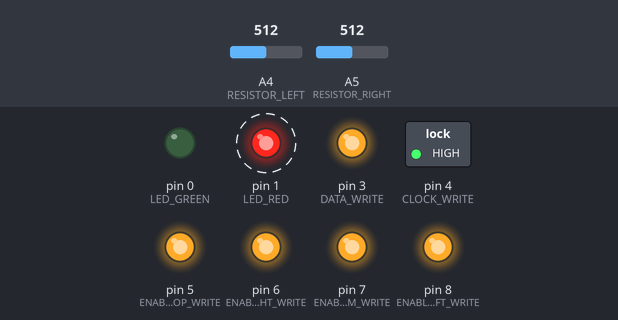
A sketch run on a simulated Arduino Uno, built with avr-gcc and run on an emulated ATmega328P. On the bench: switched loads named in the sketch (green lamp = pin HIGH), output pins drawn as LEDs (lit = HIGH). Dashed ring = blinking. The inputs (shaded band) are chosen by the test bench; at power-on: A4 (RESISTOR_LEFT) = 512, A5 (RESISTOR_RIGHT) = 512.

Above: at 1.8 s.
1.9 s: A4 (RESISTOR_LEFT) set to 716
At 5.8 s:
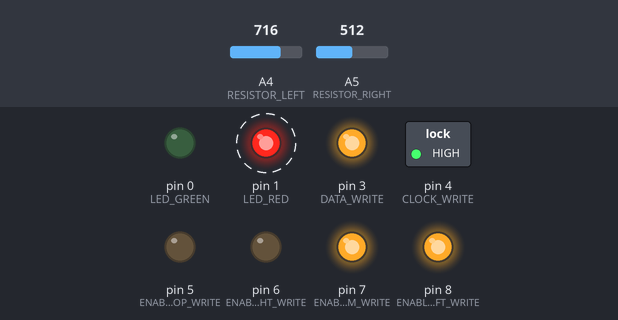
7.5 s: A5 (RESISTOR_RIGHT) set to 716
At 11.6 s:
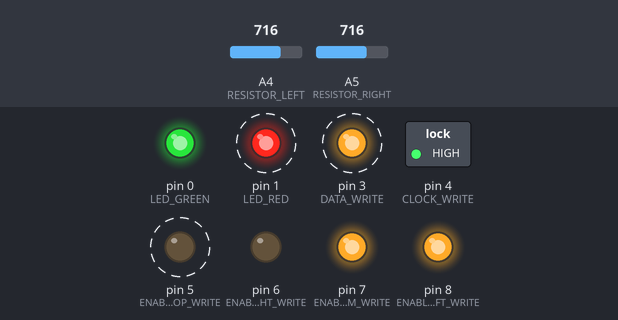
13.5 s: A4 (RESISTOR_LEFT) set to 900
At 17.4 s:
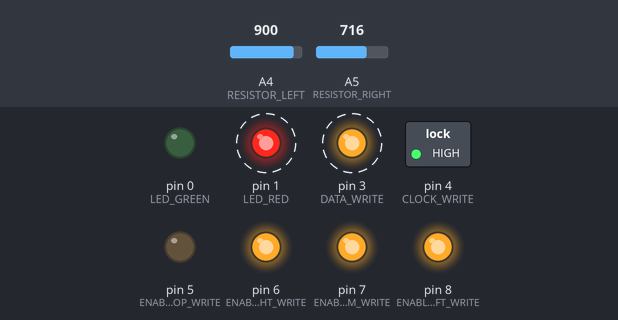
19.5 s: A5 (RESISTOR_RIGHT) set to 900
At 23.8 s:
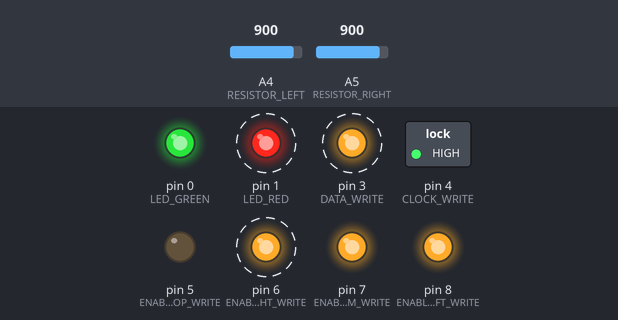
25.5 s: A4 (RESISTOR_LEFT) set to 1023
At 29.8 s:
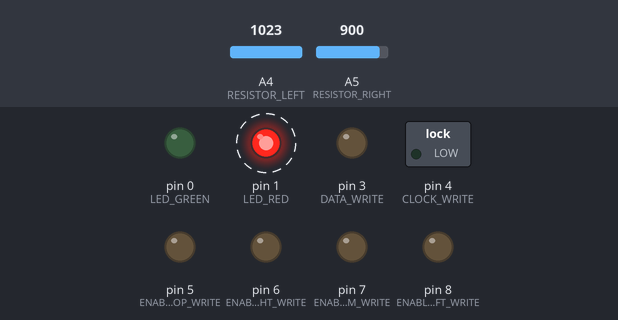
31.5 s: A5 (RESISTOR_RIGHT) set to 1023
At 34.8 s:
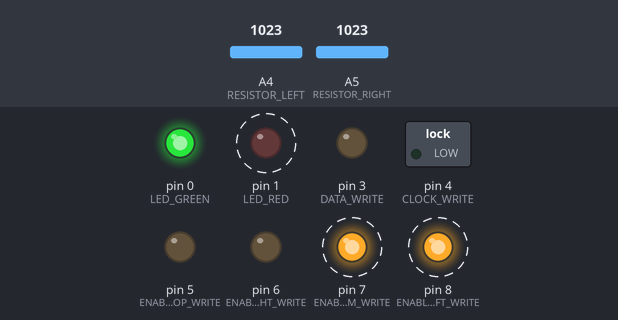
Timing chart, 0 to 38.5 s (numbered marks = the images above; inputs shaded):
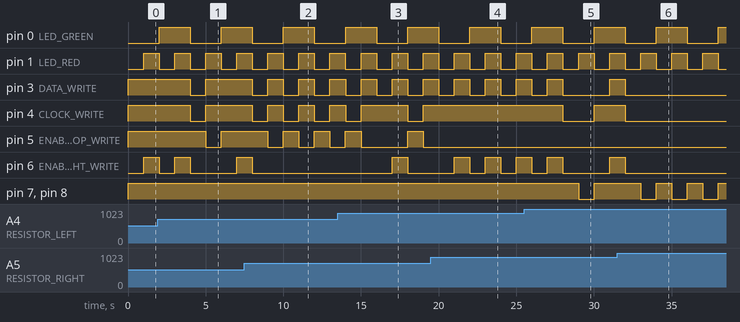

Measured:
- after the input at 1.9 s, pin 3 (DATA_WRITE), pin 4 (CLOCK_WRITE): HIGH → LOW after 2.1 s, → HIGH 1.0 s later; pin 5 (ENABLE_TOP_WRITE): HIGH → LOW after 3.1 s, → HIGH 1.0 s later
- after the input at 7.5 s, pin 3 (DATA_WRITE), pin 4 (CLOCK_WRITE): alternates HIGH for 1.0 s and LOW for 1.0 s, starting after 2.5 s; pin 6 (ENABLE_RIGHT_WRITE): goes on until 8.0 s, then stays LOW
- after the input at 13.5 s, pin 4 (CLOCK_WRITE): HIGH → LOW after 4.5 s, → HIGH 1.0 s later; pin 5 (ENABLE_TOP_WRITE): LOW → HIGH after 4.5 s, → LOW 1.0 s later; pin 6 (ENABLE_RIGHT_WRITE): LOW → HIGH after 3.5 s, → LOW 1.0 s later
- after the input at 19.5 s, pin 4 (CLOCK_WRITE): stays HIGH (without the input it goes to LOW after 2.5 s); pin 5 (ENABLE_TOP_WRITE): stays LOW (without the input it goes to HIGH after 2.5 s)
- after the input at 25.5 s, pin 4 (CLOCK_WRITE): HIGH → LOW after 2.5 s, → HIGH 2.0 s later; pin 7 (ENABLE_BOTTOM_WRITE), pin 8 (ENABLE_LEFT_WRITE): HIGH → LOW after 3.5 s, → HIGH 1.0 s later
- after the input at 31.5 s, pin 3 (DATA_WRITE), pin 4 (CLOCK_WRITE), pin 6 (ENABLE_RIGHT_WRITE): goes on until 32.0 s, then stays LOW; pin 7 (ENABLE_BOTTOM_WRITE), pin 8 (ENABLE_LEFT_WRITE): alternates HIGH for 1.0 s and LOW for 1.0 s, starting after 3.5 s
- by itself, pin 0 (LED_GREEN): alternates HIGH for 2.0 s and LOW for 2.0 s
- by itself, pin 1 (LED_RED): alternates HIGH for 1.0 s and LOW for 1.0 s

The sketch:

Build18_Hardware_Tester_Resistors.ino.ino
```cpp
#define LED_GREEN 0
#define LED_RED 1
#define CLOCK_READ 2
#define CLOCK_WRITE 4
#define DATA_READ 10
#define DATA_WRITE 3
#define ENABLE_TOP_WRITE 5
#define ENABLE_TOP_READ 11
#define ENABLE_RIGHT_WRITE 6
#define ENABLE_RIGHT_READ 13
#define ENABLE_BOTTOM_WRITE 7
#define ENABLE_BOTTOM_READ 12
#define ENABLE_LEFT_WRITE 8
#define ENABLE_LEFT_READ 9
#define RESISTOR_LEFT A4
#define RESISTOR_RIGHT A5

void clearOutputs(){
  //set all outputs to off
  digitalWrite(LED_GREEN, LOW);
  digitalWrite(LED_RED, LOW);
  digitalWrite(CLOCK_WRITE, HIGH);
  digitalWrite(DATA_WRITE, HIGH);
  digitalWrite(ENABLE_TOP_WRITE, HIGH);
  digitalWrite(ENABLE_RIGHT_WRITE, HIGH);
  digitalWrite(ENABLE_BOTTOM_WRITE, HIGH);
  digitalWrite(ENABLE_LEFT_WRITE, HIGH);
}

void setup() {
  // put your setup code here, to run once:

  //configure outputs
  pinMode(LED_GREEN, OUTPUT);
  pinMode(LED_RED, OUTPUT);
  pinMode(CLOCK_WRITE, OUTPUT);
  pinMode(DATA_WRITE, OUTPUT);
  pinMode(ENABLE_TOP_WRITE, OUTPUT);
  pinMode(ENABLE_RIGHT_WRITE, OUTPUT);
  pinMode(ENABLE_BOTTOM_WRITE, OUTPUT);
  pinMode(ENABLE_LEFT_WRITE, OUTPUT);

  //configure inputs
  pinMode(CLOCK_READ, INPUT);
  pinMode(DATA_READ, INPUT);
  pinMode(ENABLE_TOP_READ, INPUT);
  pinMode(ENABLE_RIGHT_READ, INPUT);
  pinMode(ENABLE_BOTTOM_READ, INPUT);
  pinMode(ENABLE_LEFT_READ, INPUT);

  clearOutputs();
}

int cycle = 0;
unsigned int resistance = 0;

void loop() {

  clearOutputs();
  switch(cycle){
    case 0:
      resistance = analogRead(RESISTOR_LEFT);
      digitalWrite(LED_GREEN, LOW);
      digitalWrite(LED_RED, LOW);
      digitalWrite(CLOCK_WRITE, !(1&(resistance>>6)));
      digitalWrite(DATA_WRITE, !(1&(resistance>>7)));
      digitalWrite(ENABLE_TOP_WRITE, !(1&(resistance>>8)));
      digitalWrite(ENABLE_RIGHT_WRITE, !(1&(resistance>>9)));
      break;
    case 1:
      resistance = analogRead(RESISTOR_LEFT);
      digitalWrite(LED_GREEN, LOW);
      digitalWrite(LED_RED, HIGH);
      digitalWrite(CLOCK_WRITE, !(1&(resistance>>0)));
      digitalWrite(DATA_WRITE, !(1&(resistance>>1)));
      digitalWrite(ENABLE_TOP_WRITE, !(1&(resistance>>2)));
      digitalWrite(ENABLE_RIGHT_WRITE, !(1&(resistance>>3)));
      digitalWrite(ENABLE_BOTTOM_WRITE, !(1&(resistance>>4)));
      digitalWrite(ENABLE_LEFT_WRITE, !(1&(resistance>>5)));
      break;
    case 2:
      resistance = analogRead(RESISTOR_RIGHT);
      digitalWrite(LED_GREEN, HIGH);
      digitalWrite(LED_RED, LOW);
      digitalWrite(CLOCK_WRITE, !(1&(resistance>>6)));
      digitalWrite(DATA_WRITE, !(1&(resistance>>7)));
      digitalWrite(ENABLE_TOP_WRITE, !(1&(resistance>>8)));
      digitalWrite(ENABLE_RIGHT_WRITE, !(1&(resistance>>9)));
      break;
      break;
    case 3:
      resistance = analogRead(RESISTOR_RIGHT);
      digitalWrite(LED_GREEN, HIGH);
      digitalWrite(LED_RED, HIGH);
      digitalWrite(CLOCK_WRITE, !(1&(resistance>>0)));
      digitalWrite(DATA_WRITE, !(1&(resistance>>1)));
      digitalWrite(ENABLE_TOP_WRITE, !(1&(resistance>>2)));
      digitalWrite(ENABLE_RIGHT_WRITE, !(1&(resistance>>3)));
      digitalWrite(ENABLE_BOTTOM_WRITE, !(1&(resistance>>4)));
      digitalWrite(ENABLE_LEFT_WRITE, !(1&(resistance>>5)));
      break;
  }
  cycle++;
  cycle = cycle%4;
  delay(1000);
}
```
